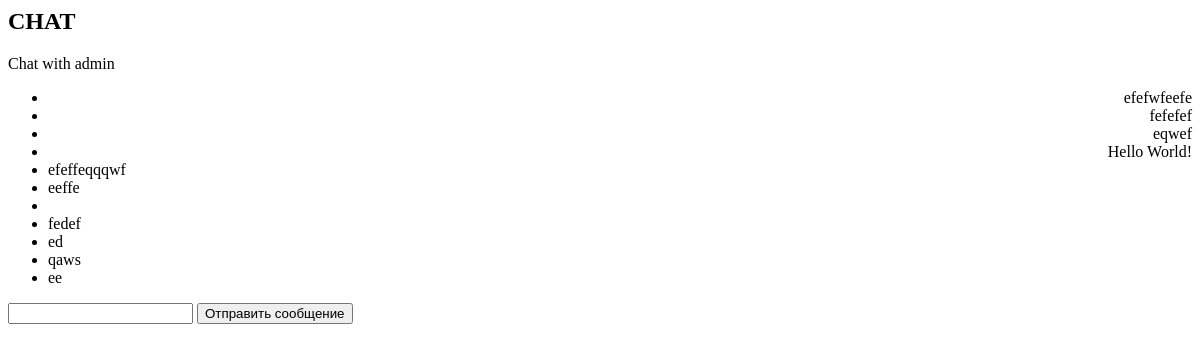
The app's page /chat/open_chat/1 (signed in), older data.
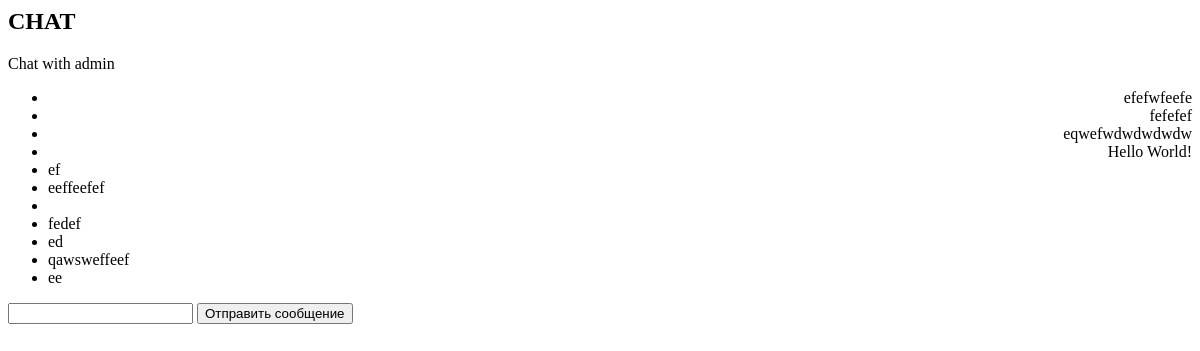
The same page, newer data.
### chat/models.py (models this page shows, shortened)
class ChatMessage(models.Model):
    msg_from = models.ForeignKey(User, on_delete=models.SET_NULL, related_name="outgoing_messages", null=True)
    msg_to = models.ForeignKey(User, on_delete=models.SET_NULL, related_name="incoming_messages", null=True)
    publicated_at = models.DateTimeField(default=timezone.now, blank=True)
    text = models.TextField()
    deleted = models.BooleanField(default=False)
    created_at = models.DateTimeField(auto_now_add=True)

### chat/views.py (the view)
# urls.py: path("open_chat/<int:user_id>", views.open_chat, name="open_chat"),
@login_required()
def open_chat(request, user_id):
    messages = ChatMessage.objects.filter(Q(msg_from=request.user, msg_to=user_id) | Q(msg_from=user_id, msg_to=request.user))
    if user_id == request.user.pk:
        raise HTTPError(404)
    companion = get_object_or_404(User, pk=user_id)
    message_data = MessageSerializer(messages, many=True)
    companion_data = UserSerializer(companion)
    data = {
        "messages": message_data.data,
        "companion": companion_data.data,
    }
    response = render(request, "chat/index.html", {"messages":messages, "companion":companion, "data":data})
    response.set_cookie(key="secret_key", value=request.user.id)
    return response

### chat/serializers.py (called while the page is built)
    def to_representation(self, instance):
        data = super().to_representation(instance)
        if (instance.deleted):
            data["text"] = None
            data["chatimage_set"] = []
        return data

    def to_representation(self, instance):
        data = super().to_representation(instance)
        return data

### chat/templates/chat/index.html (shortened to what this page needs)
{% load static %}
<h2>CHAT</h2>
<div>Chat with {{ companion.username }}</div>
<ul>
    {% for msg in messages %}
    <li>
        <div style="text-align:{% if companion.id == msg.msg_from.id %}left;{% else %}right;{% endif %}">
            {{ msg.text }}
        </div>
    </li>
    {% endfor %}
</ul>
<form id="form">
    <input type="text" id="input">
    <button type="submit">Отправить сообщение</button>
</form>

Row changes from the older to the newer data that the page shows:
changed ChatMessage: text "eqwef" → "eqwefwdwdwdwdw"
changed ChatMessage (number 5 of 10 on the later page): text "efeffeqqqwf" → "ef"
changed ChatMessage: text "eeffe" → "eeffeefef"
changed ChatMessage: text "qaws" → "qawsweffeef"
